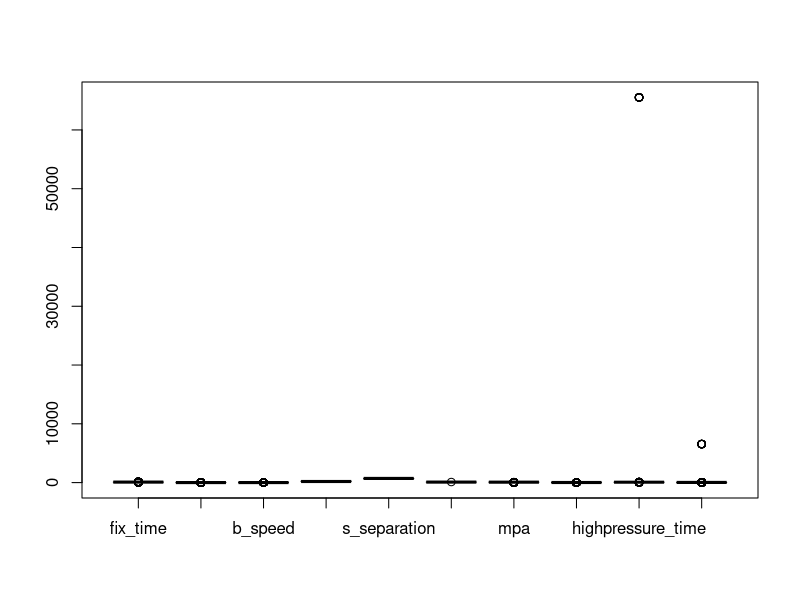
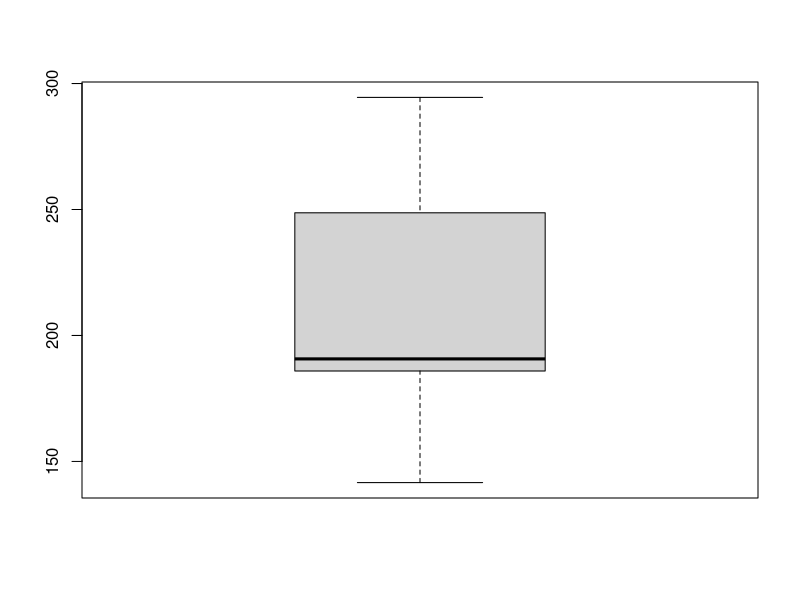
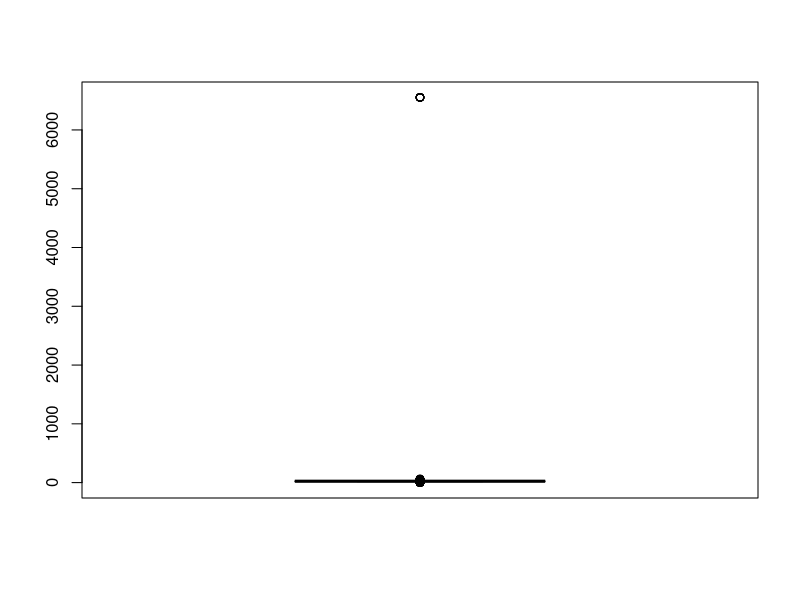
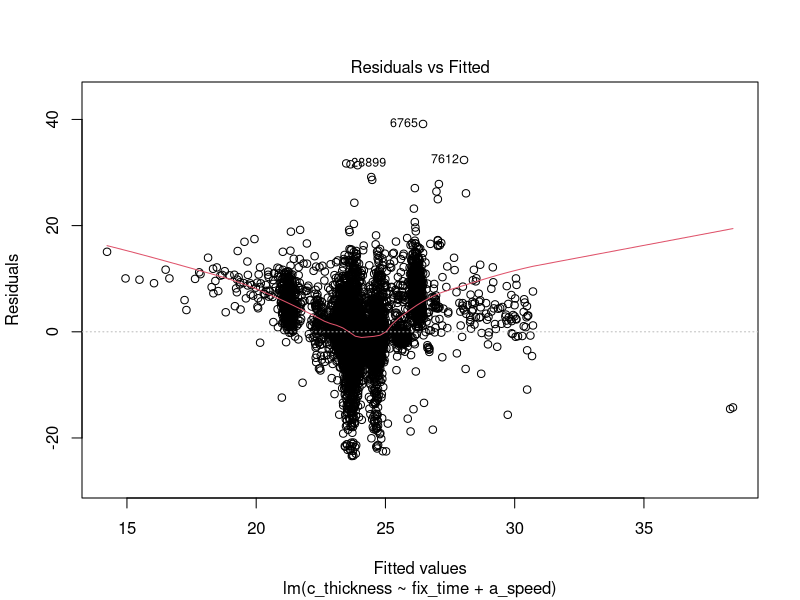
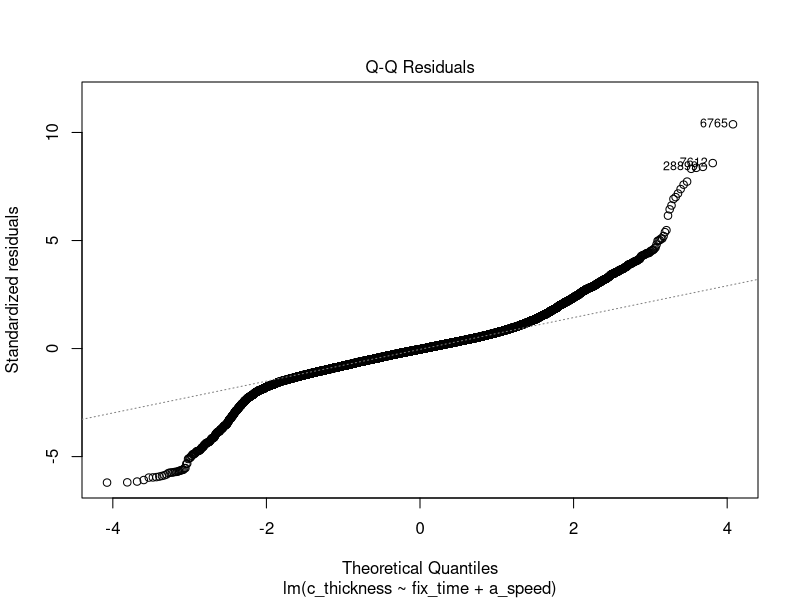
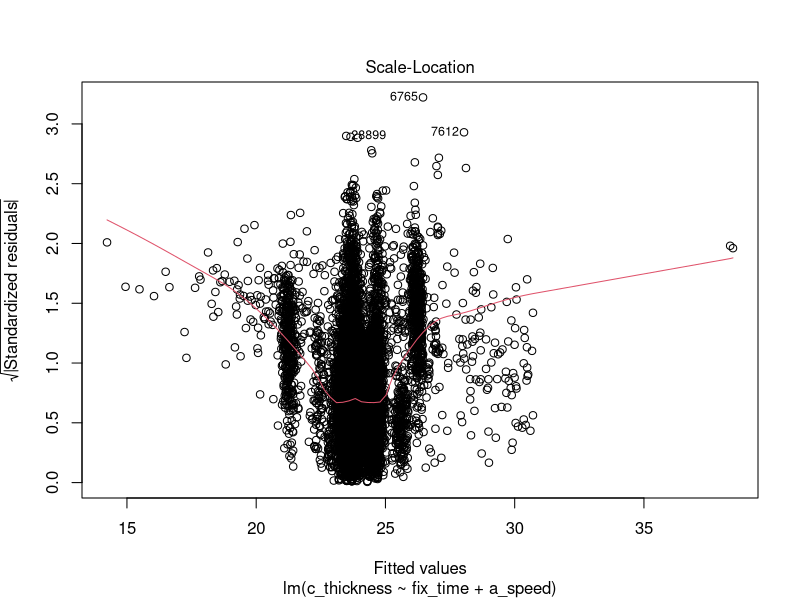
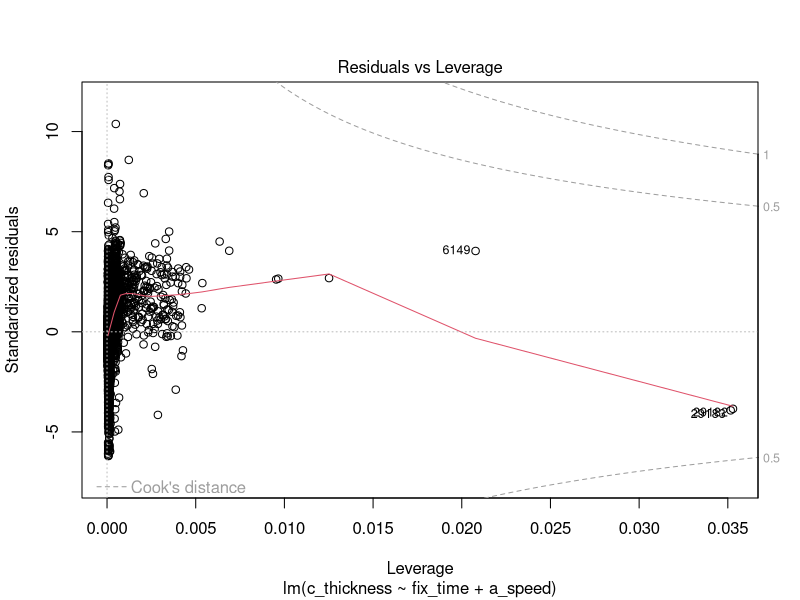

Generate these figures, in order, with R:
## Multiple Linear Regression with autoparts dataset

# Make Dataset
data = read.csv("autoparts.csv")
head(data, n=10)
dim(data)

# na
is.na(data)
sum(is.na(data))

# slicing
data1 = data[data$prod_no=="90784-76001",c(2:11)]
head(data1, n=10)
dim(data1)

boxplot(data1)  # visualize outliers
boxplot(data1$separation)
boxplot(data1$c_thickness)  # here!

data2 = data1[data1$c_thickness < 1000,]

# Multiple Linear Regression
model = lm(c_thickness ~ fix_time + a_speed, data = data2)

# conclusion
summary(model)

# visualization : Residuals vs Fitted, Q-Q plot, Scaled residuals, Residuals vs Leverage
plot(model)

# prediction of c_thickness with one data
sample1 = data.frame(fix_time=86.1, a_speed=0.610, b_speed=1.718, 
                     separation=241.9, s_separation=657.3, rate_terms=95, 
                     mpa=78.2, load_time=18.1,highpressure_time=74)
predict(model, newdata = sample1)

# prediction of c_thickness with two datas
sample2 = data.frame(fix_time=c(86.1,86.1), a_speed=c(0.610,0.603), b_speed=c(1.718,1.704),
                     separation=c(241.9,242.5), s_separation=c(657.3,657.3), rate_terms=c(95,95), 
                     mpa=c(78.2,77.9), load_time=c(18.1,18.2), highpressure_time=c(74,56))
predict(model, newdata = sample2)
predict(model, newdata = sample2, interval = "confidence") # confidence